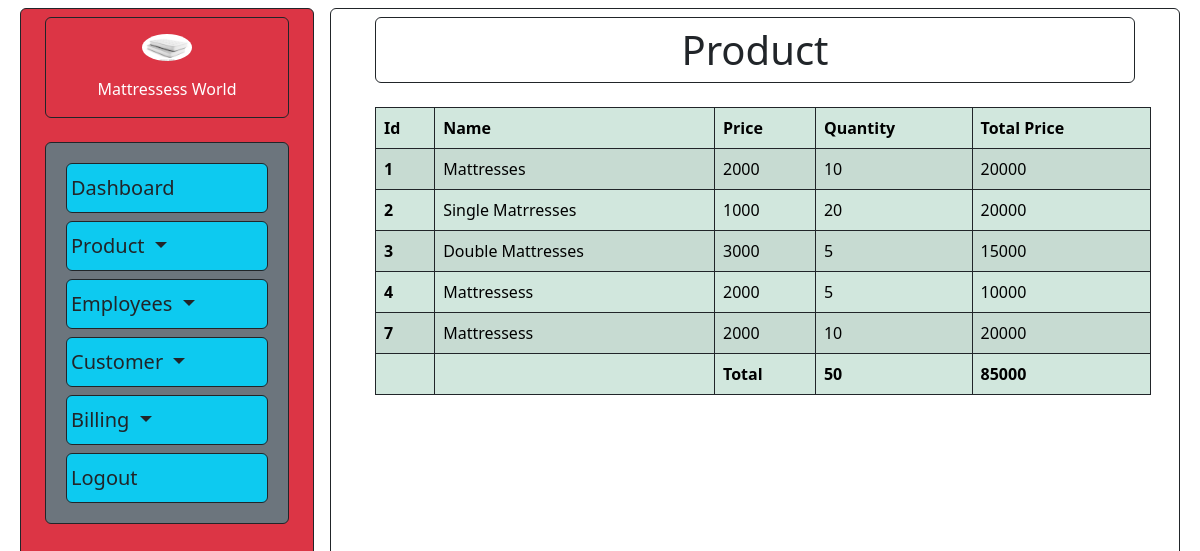
Before: /product/ (signed in) with the older database file.
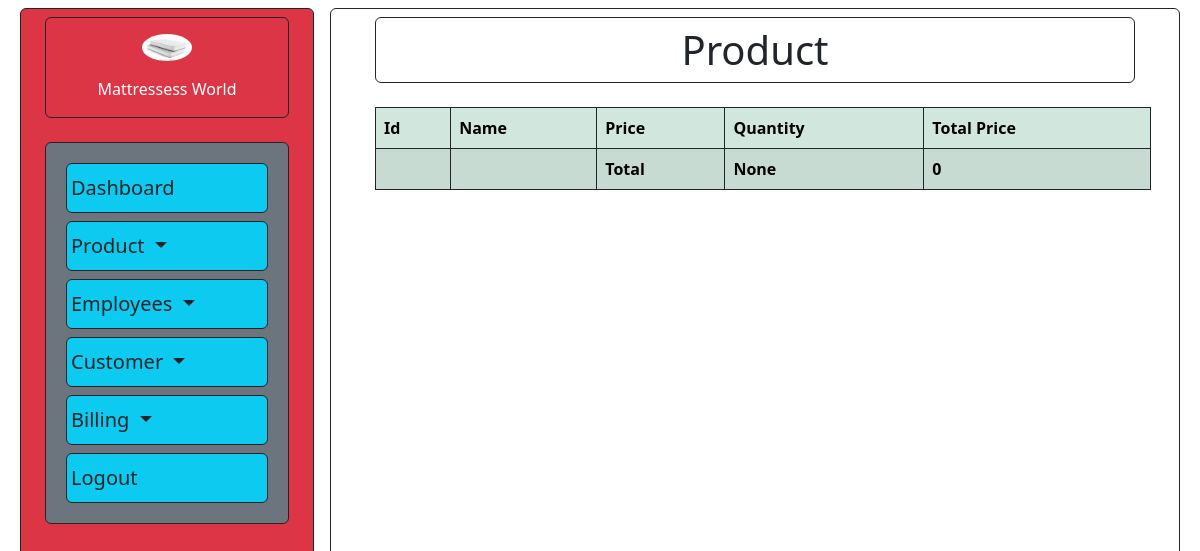
After: the same page with the newer database file.
### app/models.py (models this page shows, shortened)
class Product(models.Model):
    product_id = models.AutoField(primary_key=True)
    product_name = models.CharField(max_length=100)
    description = models.TextField()
    price = models.IntegerField()
    quantity = models.IntegerField()
    timestamp = models.DateTimeField(auto_now_add=True)
    def total_price(self):
        return self.price*self.quantity

### app/views.py (the view)
# urls.py: path('product/',views.product,name='product'),
@login_required(login_url='login')
def product(request):
    product = Product.objects.all()
    total_quantity = Product.objects.aggregate(total_quantity=models.Sum('quantity')).get('total_quantity', 0)
    total_price_sum = sum(product.total_price() for product in product)
    return render(request,'products.html',context={'product':product, 'total_quantity': total_quantity, 'total_price_sum':total_price_sum})

### templates/products.html (shortened to what this page needs)
{% extends 'base.html' %}
{% load static %}
{% block body %}
<div class="container">
    <h1 class="font-weight-bold text-center m-2 p-2 border border-dark rounded">Product</h1>
    <table class="table table-success table-striped table-bordered border-dark m-2 mt-4">
        <thead>
          <tr>
            <th scope="col">Id</th>
            <th scope="col">Name</th>
            <th scope="col">Price</th>
            <th scope="col">Quantity</th>
            <th scope="col">Total Price</th>
          </tr>
        </thead>
        <tbody>
          {% for p in product %}
          <tr>
            <th scope="row">{{p.product_id}}</th>
            <td>{{p.product_name}}</td>
            <td>{{p.price}}</td>
            <td>{{p.quantity}}</td>
            <td>{{p.total_price}}</td>
          </tr>
          {% endfor %}
          <tr>
            <th></th>
            <th></th>
            <th>Total</th>
            <th>{{ total_quantity }}</th>
            <th>{{ total_price_sum }}</th>
          </tr>
        </tbody>
      </table>
</div>
{% endblock body %}

### templates/base.html (shortened to what this page needs)
{% load static %}
<!doctype html>
<html lang="en">
<head>
    <link href="https://cdn.jsdelivr.net/npm/bootstrap@5.3.0-alpha3/dist/css/bootstrap.min.css" rel="stylesheet"
>
</head>
<body>
    <div class="container-fluid">
    {% if user.is_authenticated %}
    <section class="">
        <div class="container-fluid">
            <div class="row">
                <div class="col-lg-3 vh-100 bg-danger m-2 border border-dark rounded">
                    <div class="container">
                        <div class="header">
                            <div class="navbar navbar-nav border border-dark rounded mt-2">
                                <div class="navbar-nav align-items-center">
                                    <a href="{% url 'dashboard' %}"><img class="rounded-circle m-2" src="{% static 'images/mat1.jpg' %}" alt="logo" width="50" ></a>
                                    <a class="nav-link text-white" href="{% url 'dashboard' %}">Mattressess World</a>
                                </div>
                            </div>
                            <div class="border border-dark rounded mt-4 bg-secondary">
                                <ul class="navbar-nav flex m-2 p-2 text-left">
                                    <li class="nav-item border border-dark rounded m-1 p-1 h5 bg-info"><a class="nav-link" href="{% url 'dashboard' %}">Dashboard</a></li>
                                    <li class="nav-item border border-dark rounded m-1 p-1 h5 bg-info">
                                        <a class="nav-link dropdown-toggle" href="#" id="navbarDropdownMenuLink" role="button" data-bs-toggle="dropdown" aria-expanded="false">
                                        Product
                                        </a>
                                    </li>
                                    <li class="nav-item dropdown border border-dark rounded m-1 p-1 h5 bg-info">
                                        <a class="nav-link dropdown-toggle" href="#" id="navbarDropdownMenuLink" role="button" data-bs-toggle="dropdown" aria-expanded="false">
                                            Employees
                                        </a>
                                    </li>
                                    <li class="nav-item dropdown border border-dark rounded m-1 p-1 h5 bg-info">
                                        <a class="nav-link dropdown-toggle" href="#" id="navbarDropdownMenuLink" role="button" data-bs-toggle="dropdown" aria-expanded="false">
                                            Customer
                                        </a>
                                    </li>
                                    <li class="nav-item dropdown border border-dark rounded m-1 p-1 h5 bg-info">
                                        <a class="nav-link dropdown-toggle" href="#" id="navbarDropdownMenuLink" role="button" data-bs-toggle="dropdown" aria-expanded="false">
                                            Billing
                                        </a>
                                    </li>
                                    <li class="nav-item border border-dark rounded m-1 p-1 h5 bg-info"><a class="nav-link" href="{% url 'logout' %}">Logout</a></li>
                                </ul>
                            </div>
                        </div>
                    </div>
                </div>
                <div class="col-lg vh-100 m-2 border border-dark rounded">
                    <div class="container-fluid font-weight-bold">
                        {% block body %}
                        {% endblock body %}
                    </div>
                </div>
            </div>
        </div>
    </section>
    {% else %}
        <a class="nav-link" href="{% url 'login' %}">Login</a>
    {% endif %}
    </div>
</body>
</html>

Changed rows visible on the page:
removed Product: product_id "1", product_name "Mattresses", price "2000", quantity "10", total_price "20000"
removed Product: product_id "2", product_name "Single Matrresses", price "1000", quantity "20", total_price "20000"
removed Product: product_id "3", product_name "Double Mattresses", price "3000", quantity "5", total_price "15000"
removed Product: product_id "4", product_name "Mattressess", price "2000", quantity "5", total_price "10000"
removed Product: product_id "7", product_name "Mattressess", price "2000", quantity "10", total_price "20000"
Other visible differences:
{{ total_quantity }}: "50" → "None"
{{ total_price_sum }}: "85000" → "0"
